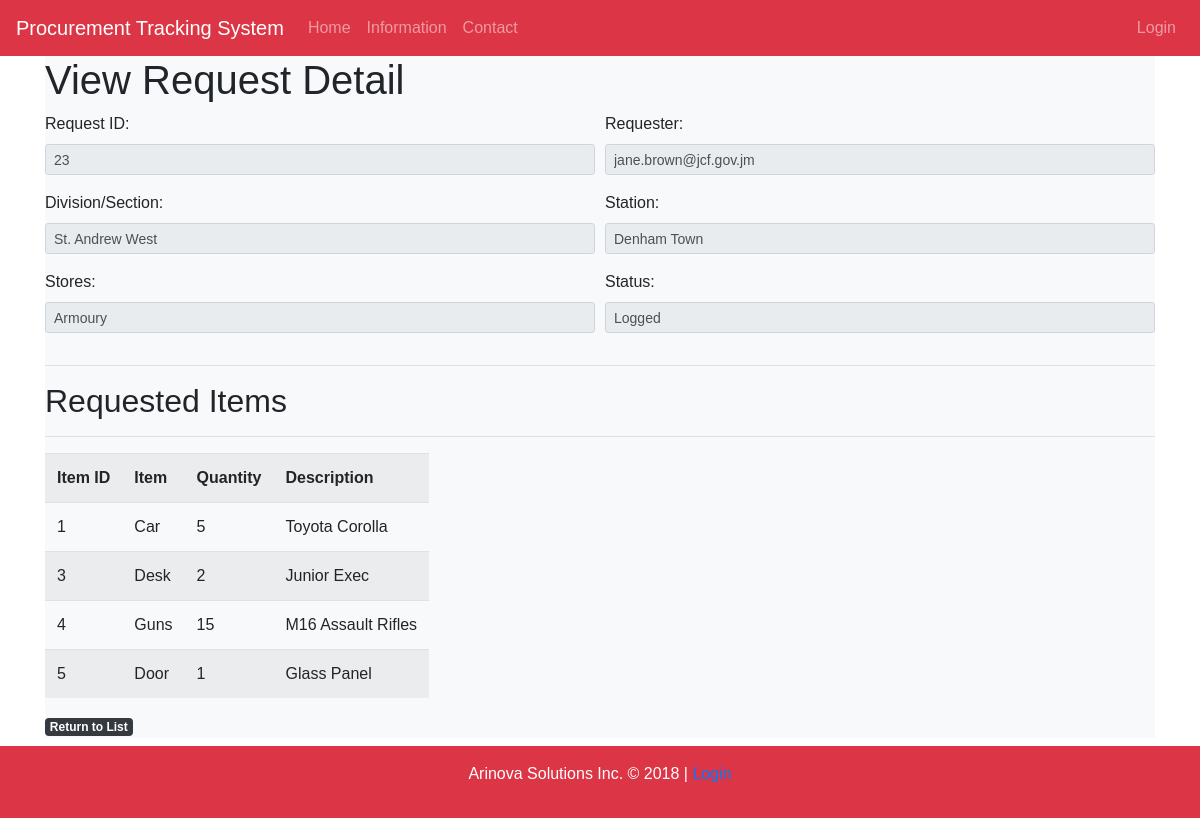
The app's page /request_yourdetail.php?request_id=23 with its own data.
### tables this page shows
CREATE TABLE IF NOT EXISTS `request_tb` (
  `request_id` int(11) NOT NULL AUTO_INCREMENT,
  `request_date` datetime NOT NULL DEFAULT CURRENT_TIMESTAMP,
  `requester` varchar(40) NOT NULL,
  `division_section` varchar(50) NOT NULL,
  `station` varchar(30) NOT NULL,
  `stores` varchar(30) NOT NULL,
  `status` varchar(30) NOT NULL DEFAULT 'Logged',
  PRIMARY KEY (`request_id`),
  KEY `requester` (`requester`)
);

CREATE TABLE IF NOT EXISTS `item_tb` (
  `item_id` int(11) NOT NULL AUTO_INCREMENT,
  `item_name` varchar(25) NOT NULL,
  `item_quantity` int(4) NOT NULL,
  `item_description` text NOT NULL,
  `request_id` int(11) NOT NULL,
  PRIMARY KEY (`item_id`),
  KEY `request_id` (`request_id`)
);

### request_yourdetail.php (the view, shortened to what this page needs)
<?php
	require_once 'inc/header.inc.php';
	include_once 'inc/dbh.inc.php';
?>
<div class = "container">
	<?php
			$id = $_GET['request_id'];
			$query = "SELECT * from request_tb where `request_id`= $id";
			$command = mysqli_query($conn, $query);
			$rephead = mysqli_fetch_row($command);
				$query = "SELECT * from item_tb where `request_id`= '$id'";
				$command = mysqli_query($conn, $query);
	?>
	<div class=" mb-2 bg-light text-black">
		<h1>View Request Detail</h1>
	<form method = "POST" action = "<?php echo htmlspecialchars($_SERVER["PHP_SELF"]);?>" enctype = "multipart/form-data">
		<div class="form-row">
			<div class= "form-group col-md-6">
				<label for = "request_id">Request ID:</label>
				<input id = "request_id" class="form-control form-control-sm" type = "text" name = "request_id" value="<?PHP echo $id; ?>" readonly>
			</div>
			<div class= "form-group col-md-6">
				<label for = "requester">Requester:</label>
				<input id = "requester" class="form-control form-control-sm" type = "text" name = "requester" value="<?PHP echo $rephead[2]?>"readonly>
			</div>
		</div>
		<div class="form-row">
			<div class= "form-group col-md-6">
				<label for = "divsec">Division/Section:</label>
				<input id = "divsec" class="form-control form-control-sm" type = "text" name = "divsec" value="<?PHP echo $rephead[3]?>"readonly>
			</div>
			<div class= "form-group col-md-6">
				<label for = "station">Station:</label>
				<input id = "station" class="form-control form-control-sm" type = "text" name = "station" value="<?PHP echo $rephead[4]?>"readonly>
			</div>
		</div>
		<div class="form-row">
			<div class= "form-group col-md-6">
				<label for = "stores">Stores:</label>
				<input id = "stores" class="form-control form-control-sm" type = "text" name = "stores" value="<?PHP echo $rephead[5]?>"readonly>
			</div>
			<div class= "form-group col-md-6">
				<label for = "status">Status:</label>
				<input id = "status" class="form-control form-control-sm" type = "text" name = "status" value="<?PHP echo $rephead[6]?>"readonly>
			</div>
		</div>
	</form>
<hr>
<h2>Requested Items</h2>
<hr>
	<table class="table table-condensed table-striped table-responsive ">
		<tr>
			<th>Item ID</th>
			<th>Item</th>
			<th>Quantity</th>
			<th>Description</th>
		</tr>
		<?php
		while($row = mysqli_fetch_array($command)){
			echo '<tr>';
			echo '<td>'.$row['item_id'].'</td>';
			echo '<td>'.$row['item_name'].'</td>';
			echo '<td>'.$row['item_quantity'].'</td>';
			echo '<td>'.$row['item_description'].'</td>';
			echo '</tr>';
		}
?>
	</table>
	<a href="request_your.php?" class="badge badge-dark">Return to List</a>
	</div>
</div>
<?php
	require_once 'inc/footer.inc.php';
?>

### css/styles.css (style rules this page uses)
body { background-image:url(images/index/bg.jpg) no-repeat; background-size:cover; }

### css/slide.css (style rules this page uses)
* { box-sizing:border-box }
body { font-family: Verdana,sans-serif;margin:0 }

### records on screen
request_tb: requester "jane.brown@jcf.gov.jm", divsec "St. Andrew West", station "Denham Town", stores "Armoury", status "Logged"
item_tb: item_id "1", item_name "Car", item_quantity "5", item_description "Toyota Corolla"
item_tb: item_id "3", item_name "Desk", item_quantity "2", item_description "Junior Exec"
item_tb: item_id "4", item_name "Guns", item_quantity "15", item_description "M16 Assault Rifles"
item_tb: item_id "5", item_name "Door", item_quantity "1", item_description "Glass Panel"
